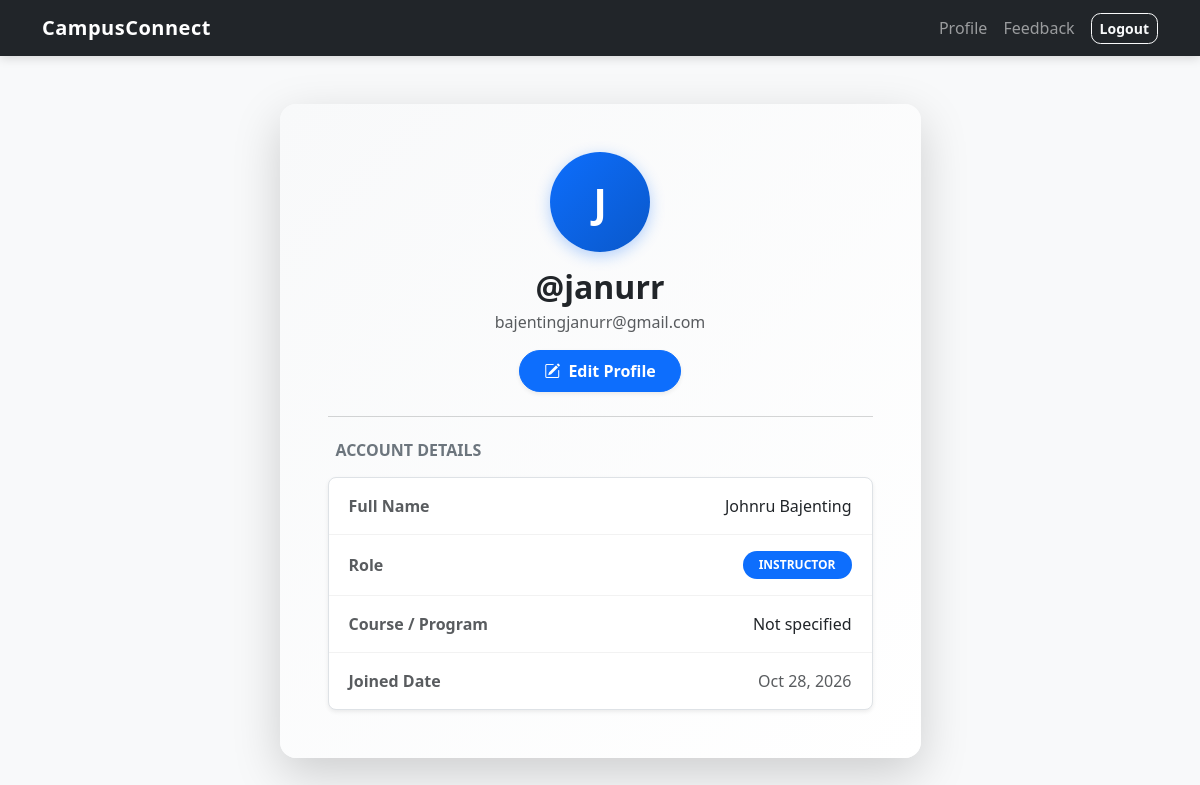
The app's page /accounts/profile/ (signed in), older data.
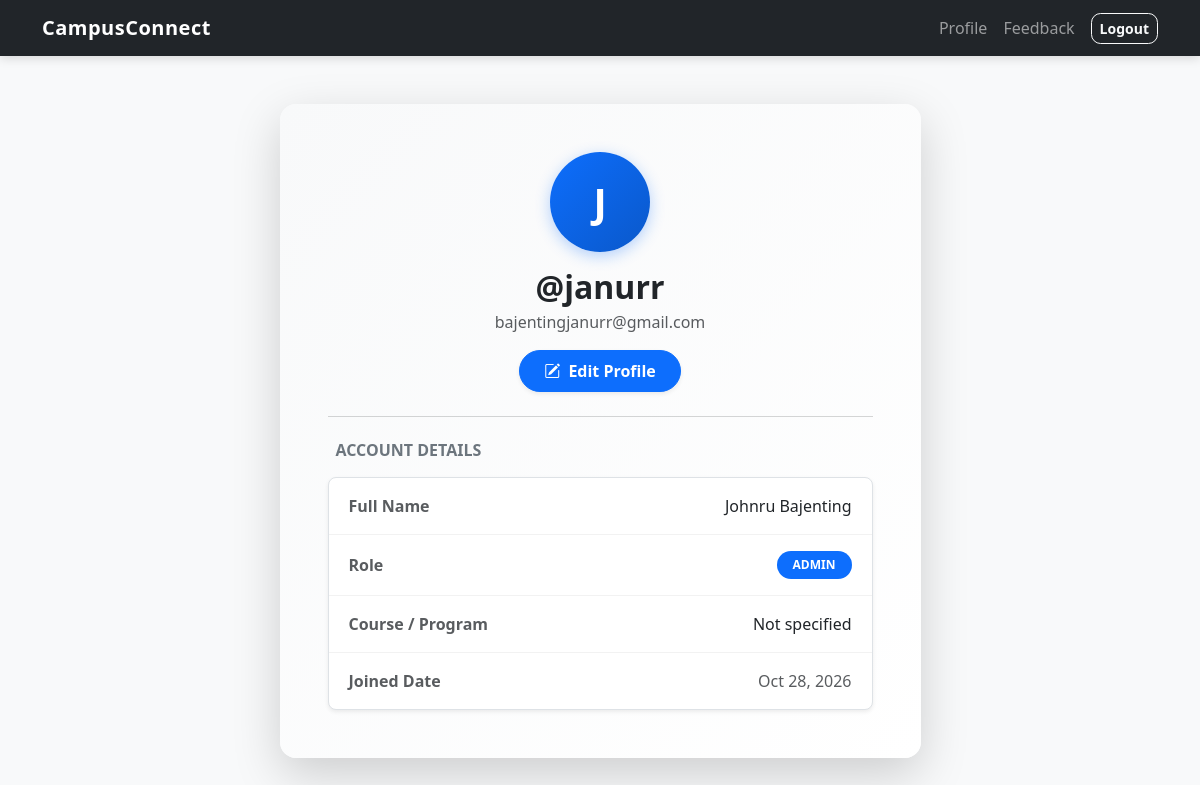
The same page, newer data.
### accounts/models.py (models this page shows, shortened)
class CustomUser(AbstractUser):
    class Role(models.TextChoices):
        STUDENT = 'STUDENT', 'Student'
        INSTRUCTOR = 'INSTRUCTOR', 'Instructor'
        ADMIN = 'ADMIN', 'Administrator'
    role = models.CharField(max_length=10, choices=Role.choices, default=Role.STUDENT)
    course = models.CharField(max_length=100, blank=True)

### accounts/views.py (the view)
# urls.py: path('profile/', views.profile_view, name='profile'),
@login_required
def profile_view(request):
    return render(request, 'accounts/profile.html')

### templates/accounts/profile.html (shortened to what this page needs)
{% extends 'base.html' %}
{% block content %}
<div class="row justify-content-center my-5">
    <div class="col-md-8 col-lg-7">
        <div class="card profile-card shadow-lg border-0 rounded-4">
            <div class="card-body p-4 p-md-5 text-center">
                <div class="mb-3">
                    <div class="avatar-circle text-white rounded-circle d-inline-flex align-items-center justify-content-center mx-auto">
                        {{ user.username|slice:":1"|upper }}
                    </div>
                </div>
                <h2 class="card-title fw-bold mb-1 text-dark">@{{ user.username }}</h2>
                <p class="text-muted mb-3">{{ user.email|default:"No email provided" }}</p>
                <div class="mb-4">
                    <a href="{% url 'profile_edit' %}" class="btn btn-primary px-4 py-2 rounded-pill fw-semibold shadow-sm">
                        <i class="bi bi-pencil-square me-1"></i> Edit Profile
                    </a>
                </div>
                <hr class="text-muted opacity-25 my-4">
                <div class="text-start mt-4">
                    <h5 class="fw-bold mb-3 text-secondary text-uppercase fs-6 tracking-wide px-2">Account Details</h5>
                    <ul class="list-group list-group-flush custom-list-group rounded-3 overflow-hidden border bg-white shadow-sm">
                        <li class="list-group-item d-flex justify-content-between align-items-center">
                            <span class="text-muted fw-semibold">Full Name</span>
                            <span class="fw-medium text-dark">{{ user.first_name }} {{ user.last_name|default:"" }}</span>
                        </li>
                        <li class="list-group-item d-flex justify-content-between align-items-center">
                            <span class="text-muted fw-semibold">Role</span>
                            <span class="badge bg-primary px-3 py-2 rounded-pill">{{ user.role|default:"Standard User" }}</span>
                        </li>
                        <li class="list-group-item d-flex justify-content-between align-items-center">
                            <span class="text-muted fw-semibold">Course / Program</span>
                            <span class="fw-medium text-dark">{{ user.course|default:"Not specified" }}</span>
                        </li>
                        <li class="list-group-item d-flex justify-content-between align-items-center">
                            <span class="text-muted fw-semibold">Joined Date</span>
                            <span class="text-muted">{{ user.date_joined|date:"M d, Y" }}</span>
                        </li>
                    </ul>
                </div>
            </div>
        </div>
    </div>
</div>
{% endblock %}

Row changes from the older to the newer data that the page shows:
changed CustomUser "janurr": role "INSTRUCTOR" → "ADMIN"
